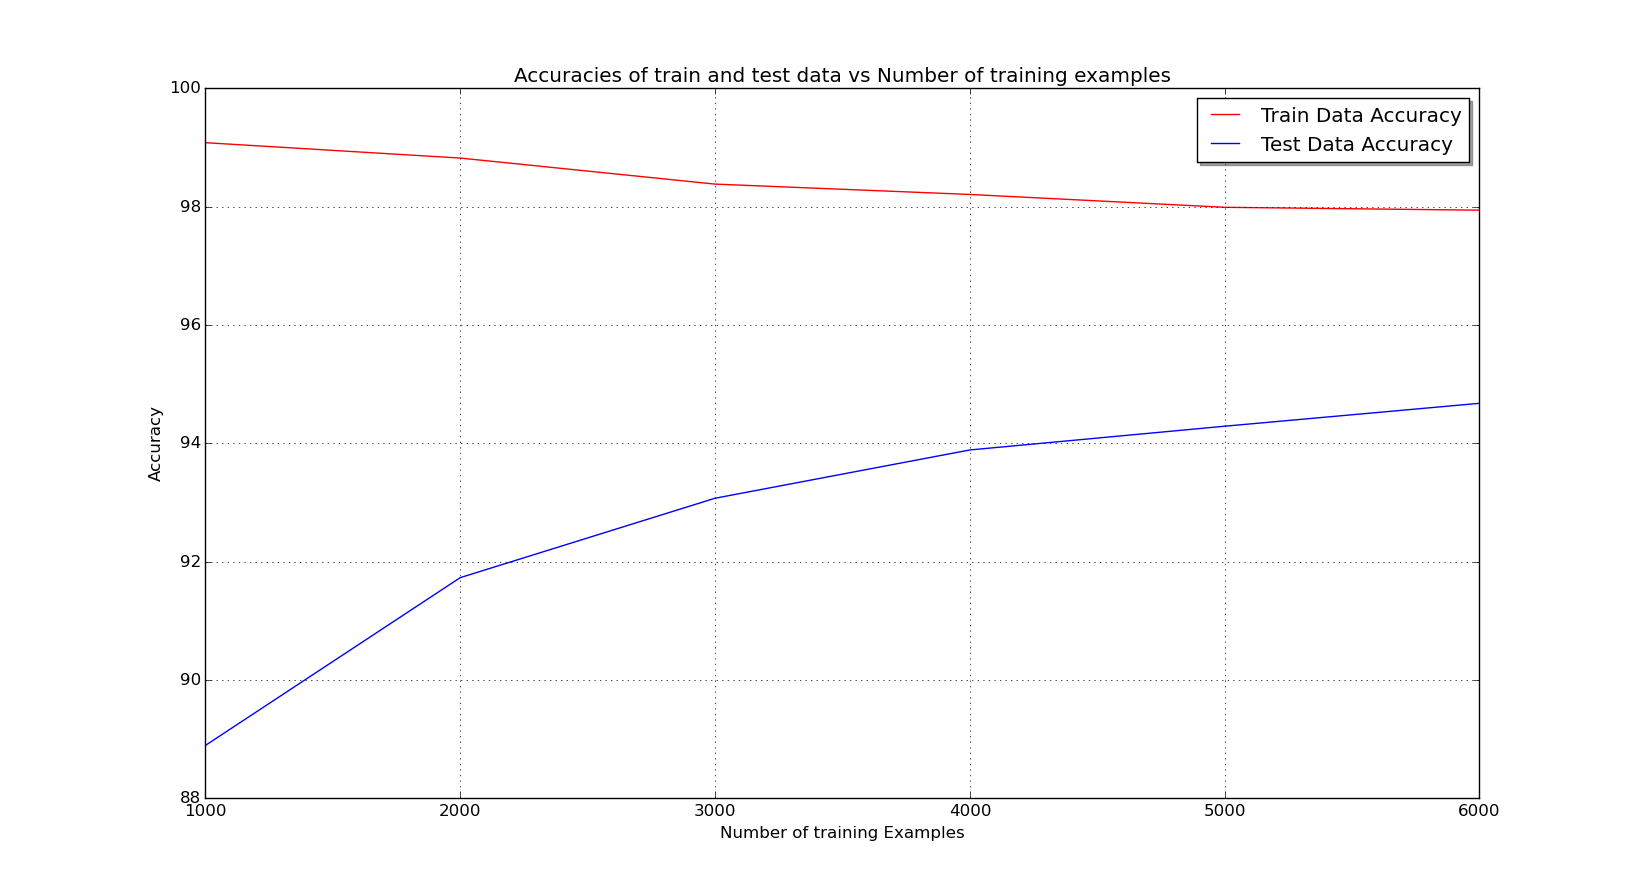

Source code (Python):
import math
import random
import numpy as np
import matplotlib.pyplot as plt

data = []
allwords = set([])
groups = set([])

# intialize words
with open('20ng-rec_talk.txt','rb') as f:
	for line in f:
		line=line.split()
		groups.add(line[0])
		del line[0]
		allwords.update(set(line))


class article:
	def __init__(self,line):
		self.group=line[0]
		del line[0]
		self.dic={}
		for w in line:
			if w not in self.dic.keys():
				self.dic[w]=0
			self.dic[w]+=1

with open('20ng-rec_talk.txt','rb') as f:
	for line in f:
		line=line.split()
		data.append(article(line))


data=np.array(data)
allwords=np.array(list(allwords))
groups=list(groups)

print('Len of data : ',len(data))
print('Len of all words : ',len(allwords))
print('Len of groups : ',len(groups))


def train(data,words):
	fi_y=np.zeros(len(groups))
	fi_j_given_y = {}
	for w in words:
		fi_j_given_y[w] = np.ones(len(groups))	# initialized to one because of laplace smoothing

	for d in data:
		i = groups.index(d.group)
		fi_y[i]+=1
		for w in d.dic.keys():
			fi_j_given_y[w][i] += d.dic[w]

	fi_y = np.log(fi_y/len(data))
	total=np.zeros(len(groups))
	for w in words:
		total += fi_j_given_y[w]
	for w in words:
		fi_j_given_y[w] = np.log(fi_j_given_y[w]/total)

	return fi_y,fi_j_given_y


def predict(art,fi_y,fi_j_given_y,words):
	prob = np.array(fi_y)
	for w in words:
		prob += fi_j_given_y[w]

	return groups[prob.argmax()]


def test(data,fi_y,fi_j_given_y,words):
	acc=0
	words=set(words)
	for d in data:
		inter = np.array(list(set(d.dic.keys()).intersection(words)))
		if (d.group == predict(d,fi_y,fi_j_given_y,inter)):
			acc+=1
	return acc*100/len(data)


splits = np.array(range(len(data)))
random.shuffle(splits)
assert(1446==len(data)/5)
splits=splits.reshape((5,1446))

train_set_accuracies = np.zeros(6)
test_set_accuracies = np.zeros(6)	

iteration=1
for test_split in splits:
	train_split=[]
	for split in splits:
		if (not np.array_equal(split,test_split)):
			train_split=np.append(train_split,split)
	
	train_split=np.asarray(train_split,int)
	test_split=np.asarray(test_split,int)
	
	train_data=data[train_split]
	test_data=data[test_split]
	
	print('\nIteration-',iteration)
	iteration+=1
	for i in range(6):
		train_data_subset = train_data[:(i+1)*1000]
	
		words=set([])
		for d in train_data_subset:
			words.update(set(d.dic.keys()))
		words=np.array(list(words))
	
		fi_y,fi_j_given_y = train(train_data_subset,words)
		train_set_accuracies[i] += test(train_data_subset,fi_y,fi_j_given_y,words)
		test_set_accuracies[i] += test(test_data,fi_y,fi_j_given_y,words)
		

train_set_accuracies = train_set_accuracies/5
test_set_accuracies = test_set_accuracies/5

def plot_graph():
	global train_set_accuracies, test_set_accuracies
	plt.grid(True)
	plt.xlabel("Number of training Examples")
	plt.ylabel("Accuracy")
	plt.title("Accuracies of train and test data vs Number of training examples")
	plt.plot(np.array(range(6))*1000 + 1000,train_set_accuracies,'-r',label='Train Data Accuracy')
	plt.plot(np.array(range(6))*1000 + 1000,test_set_accuracies,'-b',label='Test Data Accuracy')
	plt.legend(loc='lower right', shadow=True)
	plt.show()


plot_graph()
